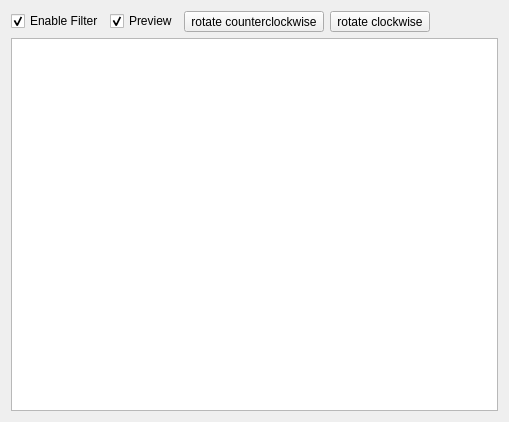
<?xml version="1.0" encoding="UTF-8"?>
<ui version="4.0">
 <comment>Copyright (C) 2012 Robert Chéramy (robert@cheramy.net)

This file is part of YASW (Yet Another Scan Wizard).

YASW is free software: you can redistribute it and/or modify
it under the terms of the GNU General Public License as published by
the Free Software Foundation, either version 3 of the License, or
(at your option) any later version.

YASW is distributed in the hope that it will be useful,
but WITHOUT ANY WARRANTY; without even the implied warranty of
MERCHANTABILITY or FITNESS FOR A PARTICULAR PURPOSE.  See the
GNU General Public License for more details.

You should have received a copy of the GNU General Public License
along with YASW.  If not, see http://www.gnu.org/licenses/.
 </comment>
 <class>RotationWidget</class>
 <widget class="QWidget" name="RotationWidget">
  <property name="geometry">
   <rect>
    <x>0</x>
    <y>0</y>
    <width>509</width>
    <height>422</height>
   </rect>
  </property>
  <property name="windowTitle">
   <string>Form</string>
  </property>
  <property name="locale">
   <locale language="English" country="UnitedKingdom"/>
  </property>
  <layout class="QGridLayout" name="gridLayout">
   <item row="0" column="0">
    <widget class="QCheckBox" name="enable">
     <property name="text">
      <string>Enable Filter</string>
     </property>
     <property name="checked">
      <bool>true</bool>
     </property>
    </widget>
   </item>
   <item row="0" column="1">
    <widget class="QCheckBox" name="preview">
     <property name="text">
      <string>Preview</string>
     </property>
     <property name="checked">
      <bool>true</bool>
     </property>
    </widget>
   </item>
   <item row="0" column="2">
    <widget class="QToolButton" name="rotateLeft">
     <property name="toolTip">
      <string>Rotate the image counterclockwise</string>
     </property>
     <property name="text">
      <string>rotate counterclockwise</string>
     </property>
     <property name="icon">
      <iconset resource="../../icons/icons.qrc">
       <normaloff>:/icons/tango-icon-theme/edit-undo.svg</normaloff>:/icons/tango-icon-theme/edit-undo.svg</iconset>
     </property>
    </widget>
   </item>
   <item row="0" column="3">
    <widget class="QToolButton" name="rotateRight">
     <property name="toolTip">
      <string>Rotate the image clockwise</string>
     </property>
     <property name="text">
      <string>rotate clockwise</string>
     </property>
     <property name="icon">
      <iconset resource="../../icons/icons.qrc">
       <normaloff>:/icons/tango-icon-theme/edit-redo.svg</normaloff>:/icons/tango-icon-theme/edit-redo.svg</iconset>
     </property>
    </widget>
   </item>
   <item row="0" column="4">
    <spacer name="horizontalSpacer">
     <property name="orientation">
      <enum>Qt::Horizontal</enum>
     </property>
     <property name="sizeHint" stdset="0">
      <size>
       <width>302</width>
       <height>20</height>
      </size>
     </property>
    </spacer>
   </item>
   <item row="1" column="0" colspan="5">
    <widget class="BaseFilterGraphicsView" name="view"/>
   </item>
  </layout>
 </widget>
 <customwidgets>
  <customwidget>
   <class>BaseFilterGraphicsView</class>
   <extends>QGraphicsView</extends>
   <header>basefiltergraphicsview.h</header>
  </customwidget>
 </customwidgets>
 <resources>
  <include location="../../icons/icons.qrc"/>
 </resources>
 <connections>
  <connection>
   <sender>enable</sender>
   <signal>toggled(bool)</signal>
   <receiver>rotateLeft</receiver>
   <slot>setEnabled(bool)</slot>
   <hints>
    <hint type="sourcelabel">
     <x>29</x>
     <y>17</y>
    </hint>
    <hint type="destinationlabel">
     <x>218</x>
     <y>33</y>
    </hint>
   </hints>
  </connection>
  <connection>
   <sender>enable</sender>
   <signal>toggled(bool)</signal>
   <receiver>rotateRight</receiver>
   <slot>setEnabled(bool)</slot>
   <hints>
    <hint type="sourcelabel">
     <x>72</x>
     <y>21</y>
    </hint>
    <hint type="destinationlabel">
     <x>252</x>
     <y>33</y>
    </hint>
   </hints>
  </connection>
 </connections>
 <slots>
  <slot>rotateLeft()</slot>
  <slot>rotateRight()</slot>
 </slots>
</ui>
